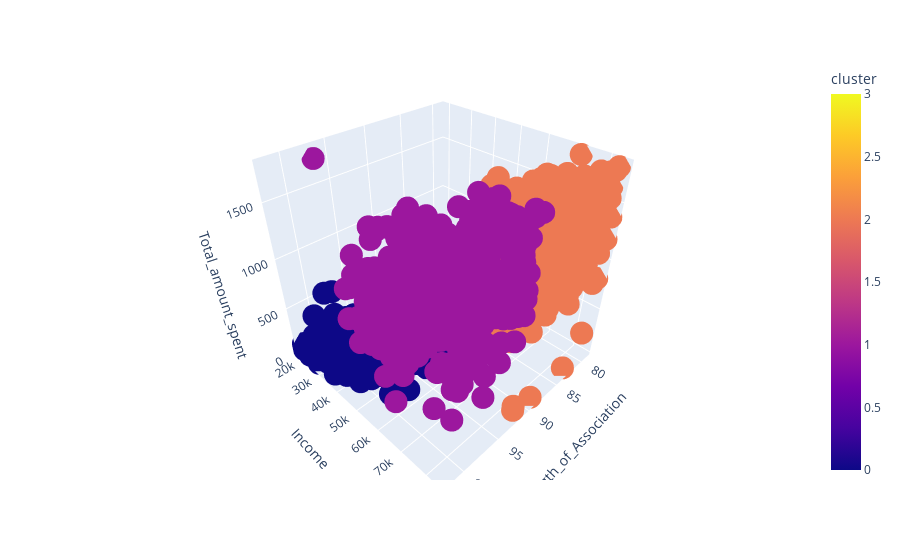

The cell this chart's notebook holds for it:
### Code cell
fig = px.scatter_3d(df, x='Length_of_Association', z='Total_amount_spent', y='Income',
                    color='cluster')
fig.show()

### Figure 1 — Plotly figure (JSON) as saved in the notebook; plotly's stock layout.template omitted (floating-point values rounded to 4 significant figures; data arrays with more than 128 entries replaced by an {"elided": "..."} marker saying what was removed)
{"data": [{"hovertemplate": "Length_of_Association=%{x}<br>Income=%{y}<br>Total_amount_spent=%{z}<br>cluster=%{marker.color}<extra></extra>", "legendgroup": "", "marker": {"color": {"elided": "2216 int values"}, "coloraxis": "coloraxis", "symbol": "circle"}, "mode": "markers", "name": "", "scene": "scene", "showlegend": false, "type": "scatter3d", "x": {"elided": "2216 int values"}, "y": {"elided": "2216 float values"}, "z": {"elided": "2216 float values"}}], "layout": {"coloraxis": {"colorbar": {"title": {"text": "cluster"}}, "colorscale": [[0, "#0d0887"], [0.1111, "#46039f"], [0.2222, "#7201a8"], [0.3333, "#9c179e"], [0.4444, "#bd3786"], [0.5556, "#d8576b"], [0.6667, "#ed7953"], [0.7778, "#fb9f3a"], [0.8889, "#fdca26"], [1, "#f0f921"]]}, "legend": {"tracegroupgap": 0}, "margin": {"t": 60}, "scene": {"domain": {"x": [0, 1], "y": [0, 1]}, "xaxis": {"title": {"text": "Length_of_Association"}}, "yaxis": {"title": {"text": "Income"}}, "zaxis": {"title": {"text": "Total_amount_spent"}}}}}
